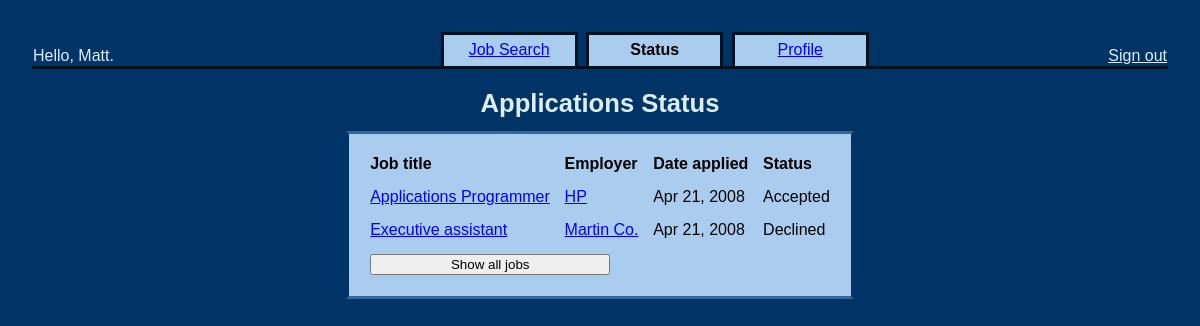
/applicant_status.php (signed in), run on the app's committed database.
### tables this page shows
CREATE TABLE `CUSTOMER` (
  `USER_ID` int(11) NOT NULL auto_increment,
  `PASSWORD` varchar(32) NOT NULL,
  `EMAIL` varchar(220) NOT NULL,
  `NAME` varchar(255) NOT NULL,
  PRIMARY KEY  (`USER_ID`)
);

CREATE TABLE `JOB` (
  `JOB_ID` int(11) NOT NULL auto_increment,
  `POSTED_BY` int(11) NOT NULL,
  `POST_DATE` date NOT NULL,
  `TITLE` varchar(255) NOT NULL,
  `DESCRIPTION` varchar(500) default NULL,
  `INDUSTRY` int(11) default NULL,
  `MINIMUM_SALARY` int(11) NOT NULL,
  `TEST_TYPE` int(11) default NULL,
  `MIN_TEST_SCORE` int(11) default NULL,
  `EMAIL` varchar(220) NOT NULL,
  `PHONE` char(10) NOT NULL,
  `FAX` char(10) default NULL,
  `NUM_POSITIONS` int(11) NOT NULL default '0',
  `ACTIVE` tinyint(1) NOT NULL default '1',
  PRIMARY KEY  (`JOB_ID`),
  KEY `POSTED_BY` (`POSTED_BY`),
  KEY `INDUSTRY` (`INDUSTRY`),
  KEY `TEST_TYPE` (`TEST_TYPE`)
);

CREATE TABLE `RECRUITER` (
  `USER_ID` int(11) NOT NULL,
  `COMPANY_NAME` varchar(255) NOT NULL,
  `PHONE` char(10) default NULL,
  `FAX` char(10) default NULL,
  `WEBSITE` varchar(255) default NULL,
  `DESCRIPTION` varchar(500) default NULL,
  PRIMARY KEY  (`USER_ID`)
);

CREATE TABLE `APPLICATION` (
  `APPLICATION_ID` int(11) NOT NULL auto_increment,
  `APPLICANT_ID` int(11) NOT NULL,
  `JOB_ID` int(11) NOT NULL,
  `TEST_SCORE` int(11) default NULL,
  `STATUS` int(11) NOT NULL default '1',
  `OPEN_DATE` date NOT NULL,
  `CLOSE_DATE` date default NULL,
  PRIMARY KEY  (`APPLICATION_ID`),
  UNIQUE KEY `APPLICANT_ID` (`APPLICANT_ID`,`JOB_ID`),
  KEY `STATUS` (`STATUS`),
  KEY `JOB_ID` (`JOB_ID`)
);

### www/db.php (called while the page is built, shortened)
<?php
class Database {
    private $dblink;
    function __construct() {
        $host = "localhost";
        $user = "CareerWorks";
        $pass = "pineapple";
        $db_name = "CareerWorks";
        $dblink = @mysql_connect($host, $user, $pass);
        $this->dblink = $dblink;
    }
    private function doQuery($query) {
        $result = mysql_query($query, $this->dblink);
        return $result;
    }
    private function get_lookup_table($table) {
        $result = $this->doQuery(sprintf("
              SELECT  ID,
                      NAME
                FROM  %s LU
            ORDER BY  ID ASC",
            $table
        ));
        $arr = array();
        while ($row = mysql_fetch_assoc($result)) {
            $arr[$row['ID']] = $row['NAME'];
        }
        return $arr;
    }
    public function lookup_application_status() {
        return $this->get_lookup_table("APPLICATION_STATUS_LU");
    }
    public function get_customer_name($user_id) {
        $result = $this->doQuery(sprintf("
              SELECT  C.NAME
                FROM  CUSTOMER C
               WHERE  C.USER_ID = '%s';",
            mysql_real_escape_string($user_id)
        ));
        $row = mysql_fetch_assoc($result);
        return $row['NAME'];
    }
    public function get_applications_for_applicant($applicant_id, $show_all) {
        $query = sprintf("
              SELECT  J.JOB_ID,
                      J.TITLE,
                      R.COMPANY_NAME,
                      R.USER_ID AS RECRUITER_ID,
                      A.OPEN_DATE,
                      A.STATUS
                FROM  JOB J,
                      RECRUITER R,
                      APPLICATION A
               WHERE  J.POSTED_BY = R.USER_ID
                 AND  A.JOB_ID = J.JOB_ID
                 AND  A.APPLICANT_ID = '%s'",
                mysql_real_escape_string($applicant_id)
        );
        if (!$show_all) {
            $query .= "
                 AND  A.CLOSE_DATE IS NULL";
        }
        $query .= ";";
        $result = $this->doQuery($query);
        $applications = array();
        while ($row = mysql_fetch_assoc($result)) {
            $applications[] = array(
                'id' => $row['JOB_ID'],
                'title' => $row['TITLE'],
                'recruiter_id' => $row['RECRUITER_ID'],
                'company' => $row['COMPANY_NAME'],
                'date_applied' => strtotime($row['OPEN_DATE']),
                'status' => $row['STATUS']
            );
        }
        return $applications;
    }
}
?>

### www/lib.php (called while the page is built, shortened)
<?
require_once('functions.php');
require_once('db.php');
$db = new Database();
?>

### www/functions.php (called while the page is built, shortened)
<?
function format_date($date) {
    return date("M j, Y", $date);
}
?>

### www/applicant_status.php (the view, shortened to what this page needs)
<?
require_once('lib.php');
$lookup_application_status = $db->lookup_application_status();
$show_all = $show_all && ($show_all === 'true');
$jobs = $db->get_applications_for_applicant($_SESSION['user_id'], $show_all);
?>
<!DOCTYPE HTML PUBLIC "-//W3C//DTD HTML 4.01//EN" "http://www.w3.org/TR/html4/strict.dtd">
<html>
  <head>
    <link rel="stylesheet" href="style.css" type="text/css"/>
  </head>
  <body>
    <? $tab = 'status'; include('applicant_header.php'); ?>
    <h1>Applications Status</h1>
    <table class="box" cellpadding="8">
      <tr>
        <th>Job&nbsp;title</th>
        <th>Employer</th>
        <th>Date&nbsp;applied</th>
        <th>Status</th>
      </tr>
    <? foreach ($jobs as $job) { ?>
      <tr>
        <td>
          <a href="view_job.php?job_id=<? echo $job['id']; ?>">
            <? echo $job['title']; ?></td>
        <td>
          <a href="view_employer.php?recruiter_id=<? echo $job['recruiter_id']; ?>">
            <? echo $job['company']; ?>
          </a>
        </td>
        <td>
          <? echo format_date($job['date_applied']); ?>
        </td>
        <td>
          <? echo $lookup_application_status[$job['status']]; ?>
        </td>
      </tr>
    <? } ?>
    <tr>
      <td colspan="4">
        <form action="applicant_status.php" method="GET">
          <input type="submit"
                 value="<? echo $show_all
                                  ? 'Show only jobs in process'
                                  : 'Show all jobs';
                        ?>" />
        </form>
      </td>
    </tr>
    </table>
  </body>
</html>

### www/applicant_header.php
<? require_once('lib.php'); ?>
<table class="header" cellspacing="0">
  <tr>
    <td class="hello">
      Hello, <? echo $db->get_customer_name($_SESSION['user_id']); ?>.
    </td>
    <td class="tab<? if ($tab == 'job') { echo 'Selected'; } ?>">
      <a href="job_search.php">Job Search</a>
    </td>
    <td class="tabSpace">
    </td>
    <td class="tab<? if ($tab == 'status') { echo 'Selected'; } ?>">
      <a href="applicant_status.php">Status</a>
    </td>
    <td class="tabSpace">
    </td>
    <td class="tab<? if ($tab == 'profile') { echo 'Selected'; } ?>">
      <a href="applicant_profile.php">Profile</a>
    </td>
    <td class="signOut">
      <a href="sign_out.php">Sign out</a>
    </td>
  </tr>
</table>

### www/style.css (style rules this page uses)
body, div, td, span, h1, h2, h3, h4, h5, h6 { font-family: sans-serif; }
a { color: blue; }
html { margin: 0; padding: 0; }
body { background-color: #036; margin: 0; padding: 2em; text-align: center; }
td, th { text-align: left; vertical-align: top; }
form { margin: 0; padding: 0; }
h1 { text-align: center; font-size: 1.6em; margin: .8em 0 0 0; color: #def; }
.box { border-width: .2em; border-color: #369 #036 #369 #036; border-style: solid; background-color: #ace; padding: .8em; }
.box td, .box th { padding: .4em; text-align: left; vertical-align: top; }
table.box { margin: .8em auto 0 auto; }
input { width: 240px; }
.header { width: 100%; border-style: solid; border-color: #012; border-width: 0 0 .2em 0; }
.header .hello { text-align: left; vertical-align: bottom; color: #def; }
.header .signOut a { color: #def; }
.header .signOut { text-align: right; vertical-align: bottom; }
.header .tab, .header .tabSelected { text-align: center; vertical-align: middle; width: 8em; border-style: solid; border-color: #012; border-width: .2em .2em 0 .2em; background-color: #ace; padding: .4em .1em .4em .1em; }
.header .tabSelected { font-weight: bold; }
.header .tabSelected a { color: black; text-decoration: none; }
.header .tabSpace { width: .4em; }

### data on the page
customer: NAME "Matt"
job: TITLE "Applications Programmer", POSTED_BY.COMPANY_NAME "HP", date_applied "Apr 21, 2008", application.STATUS "Accepted"
job: TITLE "Executive assistant", POSTED_BY.COMPANY_NAME "Martin Co.", date_applied "Apr 21, 2008", application.STATUS "Declined"
